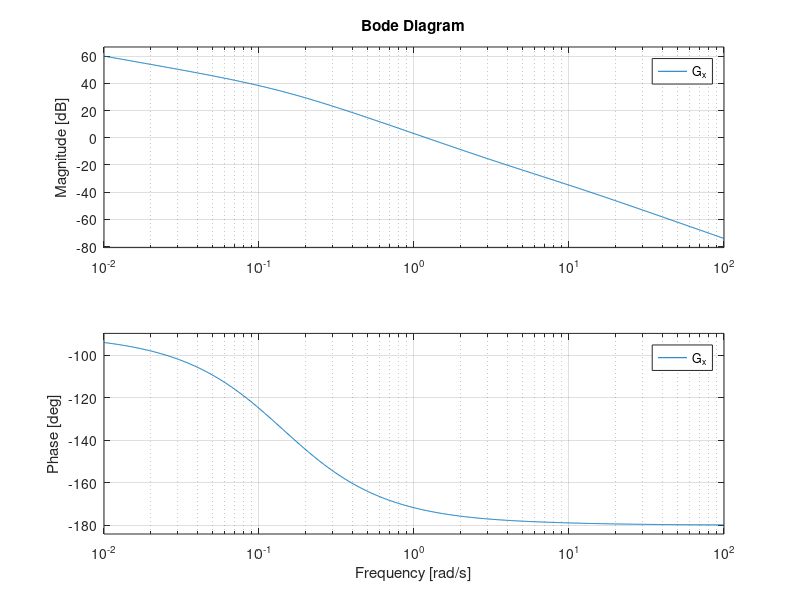
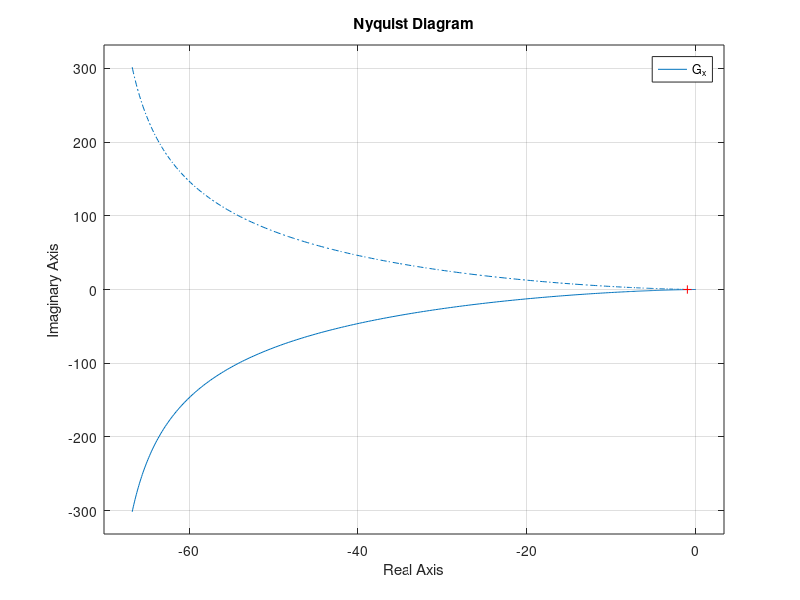
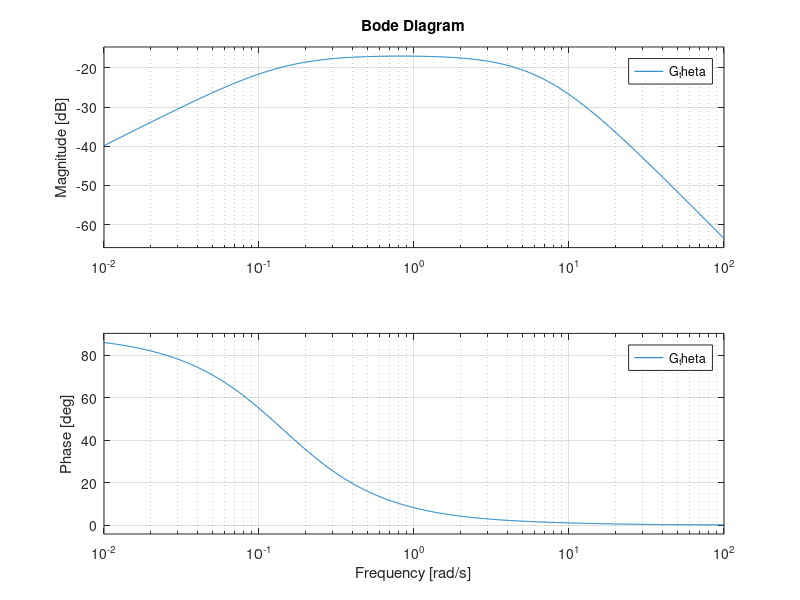
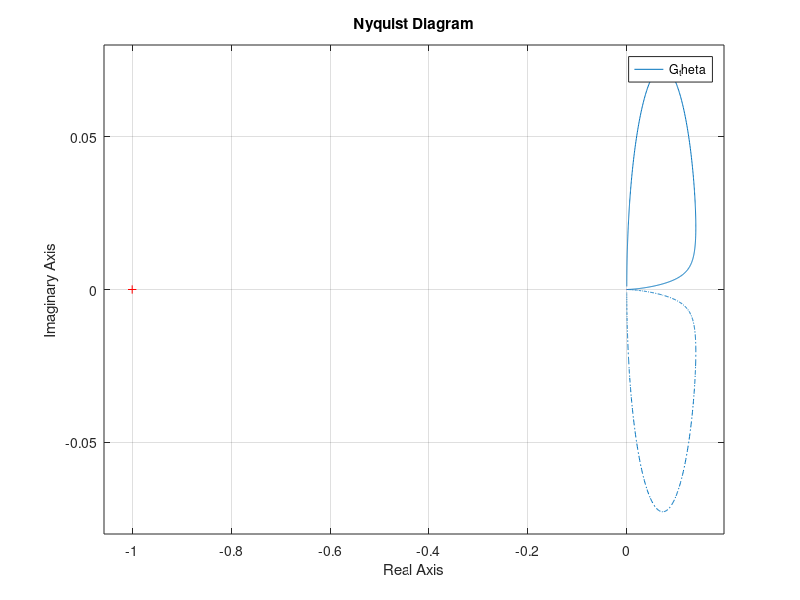

Source code (MATLAB) for these figures, in order:
%% ========== DEFINIZIONE PARAMETRI ================
g = 9.81;
m = 0.2;
M = 0.5;
b = 0.1;
l = 0.3;

%% ========== CREAZIONE MATRICI ====================
A = [0 1 0 0;
    0 -b/M -m*g/M 0;
    0 0 0 1;
    0 b/(M*l) (M+m)*g/(M*l) 0];

B = [0; 1/M; 0; -1/(M*l)];

C = [1 0 0 0; 0 1 0 0; 0 0 1 0; 0 0 0 1];

C_x = [1 0 0 0];  % Uscita sulla posizione del carrello
C_theta = [0 0 1 0];  % Uscita sull'angolo del pendolo
C_lin = [1 0 l 0];  % Uscita sulla posizione orizzontale linearizzata del pendolo

D = 0;

%% ========= CREAZIONE DEL SISTEMA IN SPAZIO DI STATO ===========
sys_x = ss(A, B, C_x, D);
sys_theta = ss(A, B, C_theta, D);
sys_lin = ss(A, B, C_lin, D);

%% ========= CALCOLO DELLE TRANSFER FUNCTION ====================
G_x = tf(sys_x);
zpk(G_x)  % Visualizzazione tf per la posizione

G_theta = tf(sys_theta);
zpk(G_theta)  % Visualizzazione tf per l'angolo

G_lin = tf(sys_lin);
zpk(G_lin)  % Visualizzazione tf per la posizione linearizzata del pendolo


%% ========== CONTROLLABILITA' E OSSERVABILITA' ===========
contr = rank(ctrb(A,B));
fprintf("Controllabilita': %d ", contr);

if contr == size(A) 
    fprintf("=> sistema tutto controllabile\n");
else
    fprintf("=> sistema non tutto controllabile\n");
end

% Osservabilità con uscita la posizione del carrello
oss_x = rank(obsv(A, C_x));
fprintf("Osservabilita' (posizione carrello): %d ", oss_x);

if oss_x == size(A) 
    fprintf("=> sistema tutto osservabile\n");
else
    fprintf("=> sistema non tutto osservabile\n");
end

% Osservabilità con uscita l'angolo del pendolo
oss_theta = rank(obsv(A, C_theta));
fprintf("Osservabilita' (angolo pendolo): %d ", oss_theta);

if oss_theta == size(A) 
    fprintf("=> sistema tutto osservabile\n");
else
    fprintf("=> sistema non tutto osservabile\n");
end

% Osservabilità con uscita la posizione linearizzata del pendolo
oss_lin = rank(obsv(A, C_lin));
fprintf("Osservabilita' (posizione linearizzata pendolo): %d ", oss_lin);

if oss_lin == size(A) 
    fprintf("=> sistema tutto osservabile\n");
else
    fprintf("=> sistema non tutto osservabile\n");
end

%% ===================== STABILITA' ============================
fprintf("Autovalori di A: \n");
autovalori = eig(A);
disp(autovalori);

if all(real(autovalori) < 0)
    fprintf("\nSistema stabile internamente");
else
    fprintf("\nSistema instabile internamente");
end

%% ====================== BODE E NYQUIST ==================================
% Posizione carrello
figure
bode(G_x); grid on;

figure
nyquist(G_x); grid on; 

% Angolo pendolo
figure
bode(G_theta); grid on;

figure
nyquist(G_theta); grid on; 

figure
rlocus(G_theta); grid on;

% Posizione linearizzata pendolo
figure
bode(G_lin); grid on;

figure
nyquist(G_lin); grid on; 

figure
rlocus(G_lin); grid on;
